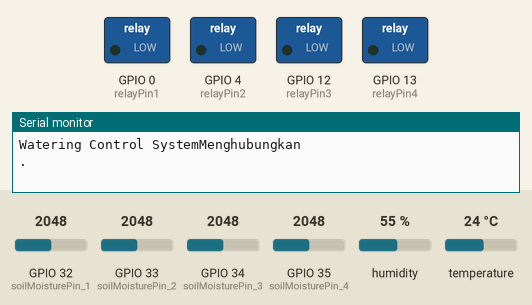
This sketch was run on a simulated ESP32. Parts: switched loads named in the sketch (green lamp = pin HIGH), the last lines printed to the serial monitor. The inputs (shaded band) are chosen by the test bench; at power-on: GPIO 32 (soilMoisturePin_1) = 2048, GPIO 33 (soilMoisturePin_2) = 2048, GPIO 34 (soilMoisturePin_3) = 2048, GPIO 35 (soilMoisturePin_4) = 2048, humidity 55 %, temperature 24 °C. WiFi joins after 1.5 s; servers stay silent unless stated; the Firebase database answers and starts empty.

Above: at 0.1 s.
At 2.8 s:
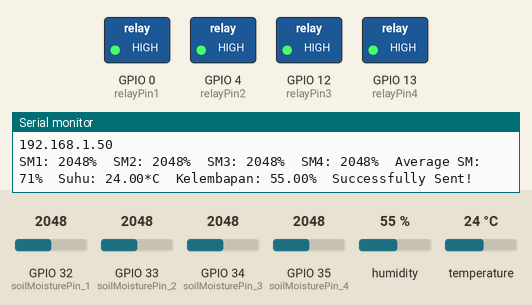
Timing chart, 0 to 4.3 s (numbered marks = the images above):
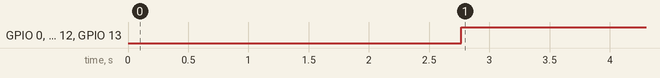

The sketch:

test_connect_firebase.ino
```cpp
//define wifi
#include <WiFi.h>
#define WIFI_SSID "Basement"
#define WIFI_PASSWORD "ontoseno430"

//define firebase
#include <FirebaseESP32.h>
#define FIREBASE_HOST "https://testaja-b89a4-default-rtdb.firebaseio.com/"
#define FIREBASE_AUTH "QQ6cZmnVyGfKm2djRfqM0MZqMpHfeG8e6UFKA3LL"
FirebaseData firebaseData;

//define soil moisture sensor
#define soilMoisturePin_1 32
#define soilMoisturePin_2 33
#define soilMoisturePin_3 34
#define soilMoisturePin_4 35
// #define soilMoisturePin_5 26
// #define soilMoisturePin_6 25

//define dht11 sensor
#include <DHT.h>
#define DHTTYPE DHT11
#define DHTPIN 15
DHT dht(DHTPIN, DHTTYPE);

//define relay
#define relayPin1 0
#define relayPin2 4
#define relayPin3 12
#define relayPin4 13
// #define relayPin5 14

void setup() {
  Serial.begin(9600);
  Serial.print("Watering Control System");

  // Initialize DHT11
  dht.begin();

  // Initialize Relay
  pinMode(relayPin1, OUTPUT);
  pinMode(relayPin2, OUTPUT);
  pinMode(relayPin3, OUTPUT);
  pinMode(relayPin4, OUTPUT);
  // pinMode(relayPin5, OUTPUT);

  // Connect to WIFI
  WiFi.begin(WIFI_SSID, WIFI_PASSWORD);
  Serial.println("Menghubungkan");
  while (WiFi.status() != WL_CONNECTED) {
    Serial.println(".");
    delay(500);
  }
  Serial.println();
  Serial.println("Terhubung:");
  Serial.println(WiFi.localIP());

  // Initialize Firebase
  Firebase.begin(FIREBASE_HOST, FIREBASE_AUTH);
}

//set default soil moisture
int sm1, sm2, sm3, sm4 = 0;

//set low and high level soil moisture
const int AirValue = 4095;
const int WaterValue = 1250;

//set value for parameter otomatis
int low = 10;
int high = 50;

void loop() {
  // Humidtiy n Temperature DHT11
  float h= dht.readHumidity(); //baca kelembapan
  float t = dht.readTemperature(); //baca suhu

  // Soil Moisture Sensor 1
  int sm1 = analogRead(soilMoisturePin_1);
  int percentageValue1 = map(sm1, AirValue, WaterValue, 0, 100);
  Serial.print("SM1: ");
  Serial.print(sm1);
  Serial.print("%");

  // Soil Moisture Sensor 2
  int sm2 = analogRead(soilMoisturePin_2);
  int percentageValue2 = map(sm2, AirValue, WaterValue, 0, 100);
  Serial.print("  SM2: ");
  Serial.print(sm2);
  Serial.print("%");

  // Soil Moisture Sensor 3
  int sm3 = analogRead(soilMoisturePin_3);
  int percentageValue3 = map(sm3, AirValue, WaterValue, 0, 100);
  Serial.print("  SM3: ");
  Serial.print(sm3);
  Serial.print("%");

  // Soil Moisture Sensor 4
  int sm4 = analogRead(soilMoisturePin_4);
  int percentageValue4 = map(sm4, AirValue, WaterValue, 0, 100);
  Serial.print("  SM4: ");
  Serial.print(sm4);
  Serial.print("%");

  // // Soil Moisture Sensor 5
  // int sm5 = analogRead(soilMoisturePin_5);
  // int percentageValue5 = map(sm5, AirValue, WaterValue, 0, 100);
  // Serial.print("  SM5: ");
  // Serial.print(sm5);
  // Serial.print("%");

  // // Soil Moisture Sensor 6
  // int sm6 = analogRead(soilMoisturePin_6);
  // int percentageValue6 = map(sm6, AirValue, WaterValue, 0, 100);
  // Serial.print("  SM6: ");
  // Serial.print(sm6);
  // Serial.print("%");

  // Calculate the average soil moisture
  int averageSM = (percentageValue1 + percentageValue2 + percentageValue3 + percentageValue4) / 4;

  //print average sm
  Serial.print("  Average SM: ");
  Serial.print(averageSM);
  Serial.print("%");

  // DHT11 not read
  if (isnan(h) || isnan(t)) { //jika tidak ada hasil
    Serial.println("Sensor DHT11 tidak terbaca... !");
    return;
  }
  Serial.print("  Suhu: ");  //kirim serial "Suhu"
  Serial.print(t);     //kirim serial nilai suhu
  Serial.print("*C");    //kirim serial "C" Celcius

  Serial.print("  Kelembapan: ");  //kirim serial "Humi"
  Serial.print(h);     //kirim serial nilai kelembaban
  Serial.print("%");  //kirim serial "%RH"

  //Sent t to firebase
  Firebase.setFloat(firebaseData, "/Suhu", t);

  //Sent h to firebase
  Firebase.setFloat(firebaseData, "/Kelembapan", h);

  //Sent sm to firebase
  Firebase.setInt(firebaseData, "/SoilMoisture", averageSM);

  // Message Successfully
  Serial.println("  Successfully Sent!");

  // Read manual and auto mode from Firebase
  Firebase.getString(firebaseData, "/manualMode");
  bool isManualMode = firebaseData.stringData().equals("true");

  Firebase.getString(firebaseData, "/autoMode");
  bool isAutoMode = firebaseData.stringData().equals("true");

  Firebase.getString(firebaseData, "/timer/timerMode");
  bool isTimerMode = firebaseData.stringData().equals("true");

  Firebase.getString(firebaseData, "/penyiramanMode");
  bool isPenyiramanMode = firebaseData.stringData().equals("true");

  Firebase.getString(firebaseData, "/manualModePestisida");
  bool isPestisidaMode = firebaseData.stringData().equals("true");

  // Logika Control
  if(isPenyiramanMode){
    if (isTimerMode) {
      Firebase.getString(firebaseData, "/timer/duration");
      long countdownValue = firebaseData.stringData().toInt();
      // Mengonfigurasi relay berdasarkan nilai countdown
      if (countdownValue == 0) {
        digitalWrite(relayPin1, LOW);
        digitalWrite(relayPin2, LOW);  // Relay dalam kondisi HIGH
      } else if (countdownValue == -1) {
        digitalWrite(relayPin1, HIGH);
        digitalWrite(relayPin2, HIGH);   // Relay dalam kondisi LOW
      } else {
        digitalWrite(relayPin1, HIGH);
        digitalWrite(relayPin2, HIGH);
      }
    } else if (isAutoMode) {
      // Logika penyiraman otomatis
      if (averageSM <= low) {
        digitalWrite(relayPin1, LOW);
        digitalWrite(relayPin2, LOW); // Aktifkan relay
      } else if (averageSM >= high) {
        digitalWrite(relayPin1, HIGH);
        digitalWrite(relayPin2, HIGH); // Matikan relay
      }
    } else if (isManualMode) {
      Firebase.getString(firebaseData, "/manualControl");
      if (strcmp(firebaseData.stringData().c_str(), "on") == 0) {
          digitalWrite(relayPin1, LOW);
          digitalWrite(relayPin2, LOW); // Aktifkan relay manual
      } else {
          digitalWrite(relayPin1, HIGH);
          digitalWrite(relayPin2, HIGH); // Matikan relay manual
      } // Aktifkan relay manual
    } else {
      digitalWrite(relayPin1, HIGH);
      digitalWrite(relayPin2, HIGH);
    }
  } else{
    digitalWrite(relayPin1, HIGH);
    digitalWrite(relayPin2, HIGH);
  }
  if(isPestisidaMode){
    Firebase.getString(firebaseData, "/manualControlPestisida");
    if (strcmp(firebaseData.stringData().c_str(), "on") == 0) {
      digitalWrite(relayPin3, LOW);
      digitalWrite(relayPin4, LOW); // Aktifkan relay manual
    } else if(strcmp(firebaseData.stringData().c_str(), "off") == 0) {
      digitalWrite(relayPin3, HIGH);
      digitalWrite(relayPin4, HIGH); // Matikan relay manual
    }
  } else {
    digitalWrite(relayPin3, HIGH);
    digitalWrite(relayPin4, HIGH);
  }

  delay(1000);
}
```

Measured:
- by itself, GPIO 0 (relayPin1), GPIO 4 (relayPin2), GPIO 12 (relayPin3), GPIO 13 (relayPin4): LOW → HIGH at 2.8 s
